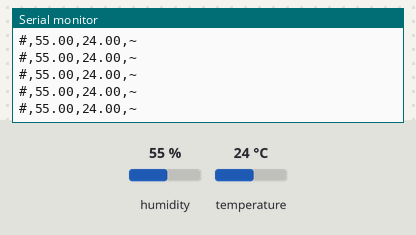
The sketch below on a simulated Arduino Uno, built for the host (arithmetic inside an expression is 32-bit, double 64-bit). Parts: the last lines printed to the serial monitor. Inputs (shaded band) come from the test bench; at power-on: humidity 55 %, temperature 24 °C.

Above: at 2.8 s.
2.9 s: humidity set to 22 %
8.9 s: temperature set to 12 °C
At 9.7 s:
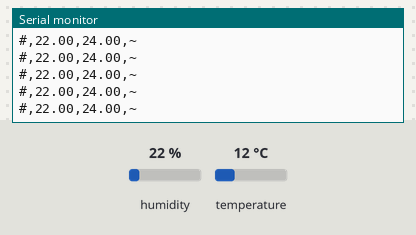
14.9 s: humidity set to 40 %
At 20.39 s:
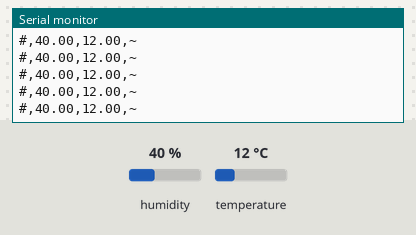
Timing chart, 0 to 21.9 s (numbered marks = the images above; inputs shaded):
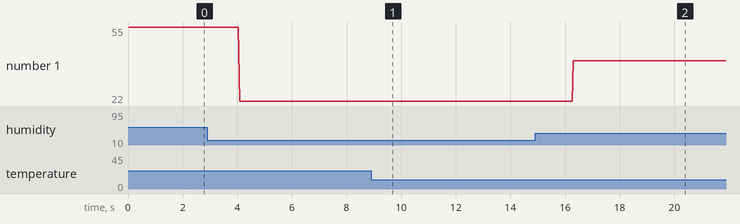

Measured:
- after the input at 14.9 s, the serial monitor: prints a new line after 1.4 s (image 2)
- plotted number 1: 55 → 22 after the input at 2.9 s, 22 → 40 after the input at 14.9 s

The sketch:

dht11.ino
```cpp
#include <ThingSpeak.h>
#include <DHT.h>

#define channel=
DHT dht(12, DHT11);
void setup() {
  // put your setup code here, to run once:
dht.begin();
Serial.begin(9600);
}

void loop() {
  // put your main code here, to run repeatedly:
float temp=dht.readTemperature();
float hum=dht.readHumidity();
if(isnan(temp)||isnan(hum)){
  return;
}
Serial.print("#");
Serial.print(",");
Serial.print(hum);
Serial.print(",");
Serial.print(temp);
Serial.print(",");
Serial.println("~");
}
```
